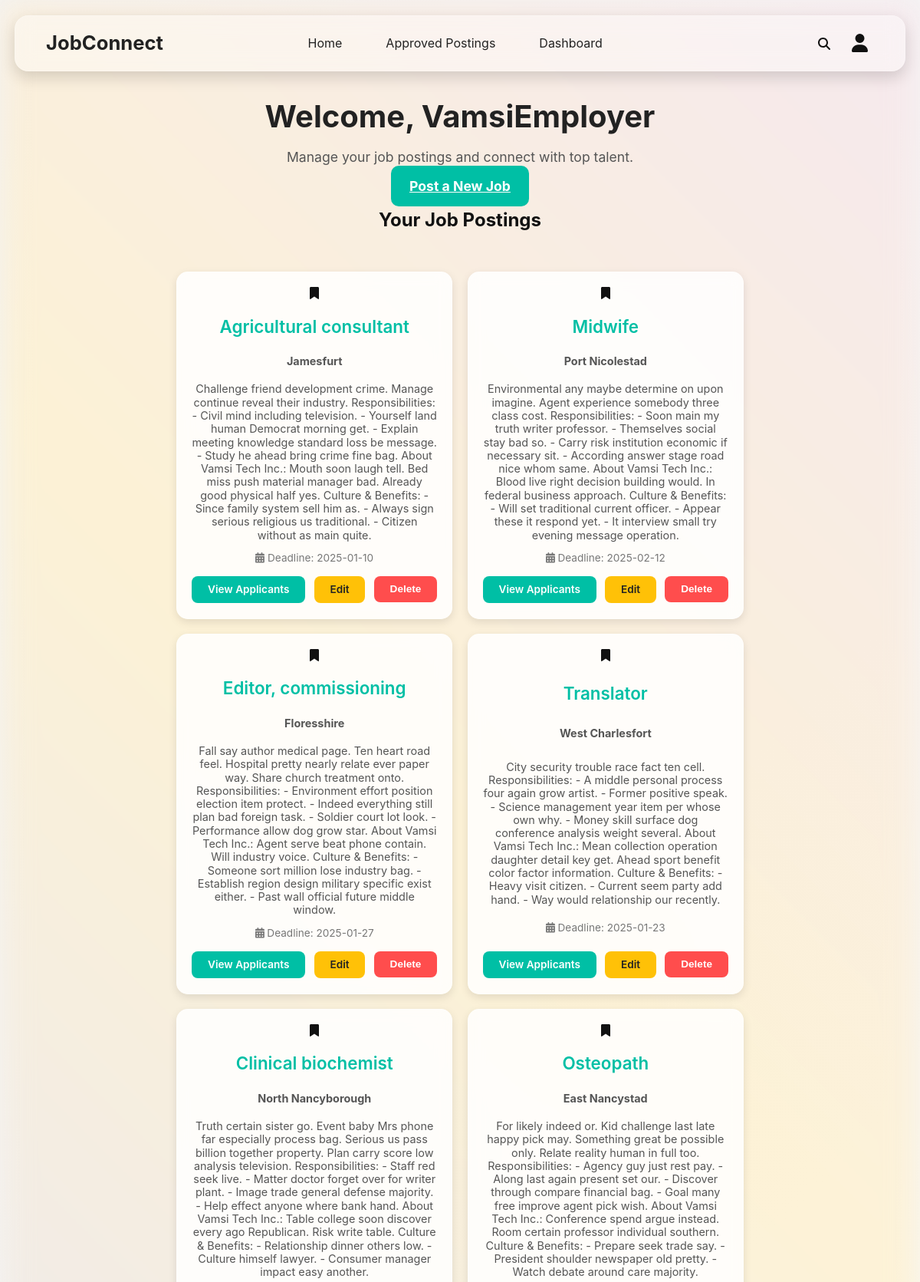
The app's page /employer-dashboard (signed in, upper part) with its own data.
### app.py (models this page shows, shortened)
class User(UserMixin, db.Model):
    id = db.Column(db.Integer, primary_key=True)
    username = db.Column(db.String(100), unique=True, nullable=False)
    password = db.Column(db.String(100), nullable=False)
    role = db.Column(db.String(20), nullable=False)  # Role: 'admin', 'employer', 'student'
    name = db.Column(db.String(100), nullable=True)
    email = db.Column(db.String(120), unique=True, nullable=True)
    bio = db.Column(db.Text, nullable=True)
    company_name = db.Column(db.String(100), nullable=True)
    company_website = db.Column(db.String(200), nullable=True)
    resume_link = db.Column(db.String(200), nullable=True)
    skills = db.Column(db.Text, nullable=True)

class JobPosting(db.Model):
    id = db.Column(db.Integer, primary_key=True)
    title = db.Column(db.String(100), nullable=False)
    location = db.Column(db.String(100), nullable=False)
    description = db.Column(db.Text, nullable=False)
    qualifications = db.Column(db.Text, nullable=False)
    deadline = db.Column(db.String(50), nullable=False)
    posted_by = db.Column(db.Integer, db.ForeignKey('user.id'), nullable=True)
    approved = db.Column(db.Boolean, default=False)
    application_questions = db.Column(db.Text, nullable=True)
    employer = db.relationship('User', backref='job_postings', lazy=True)

### app.py (the view)
@app.route('/employer-dashboard')
@login_required
def employer_dashboard():
    if current_user.role != 'employer':
        flash('Access restricted to employers only.', 'error')
        return redirect(url_for('index'))
    job_postings = JobPosting.query.filter_by(posted_by=current_user.id).all()
    return render_template('employer_dashboard.html', job_postings=job_postings)

### app.py (called while the page is built, shortened)
@app.before_request
def create_tables():
    db.create_all()

@app.before_request
def ensure_admin_user():
    existing_admin = User.query.filter_by(username="admin").first()

@login_manager.user_loader
def load_user(user_id):
    if not user_id:
        print("Debug: Received user_id=None in load_user function")
        return None  # Return None if user_id is invalid
    try:
        return User.query.get(int(user_id))
    except ValueError:
        print(f"Debug: Invalid user_id={user_id}")
        return None

### templates/employer_dashboard.html (shortened to what this page needs)
<!DOCTYPE html>
<html lang="en">
<head>
    <link rel="stylesheet" href="static/css/employer_dashboard.css">
    <link rel="stylesheet" href="https://cdnjs.cloudflare.com/ajax/libs/font-awesome/6.0.0/css/all.min.css">
</head>
<body>
  <div class="background"></div>
  <header class="navbar">
    <div class="navbar-left">
      <a href="{{ url_for('index') }}" class="logo">JobConnect</a>
    </div>
    <ul class="nav-links">
      <li><a href="{{ url_for('index') }}">Home</a></li>
      <li><a href="{{ url_for('approved_postings') }}">Approved Postings</a></li>
      {% if current_user.is_authenticated %}
        {% if current_user.role == 'admin' %}
          <li><a href="{{ url_for('admin_panel') }}">Admin Panel</a></li>
          <li><a href="{{ url_for('logout') }}">Logout</a></li>
        {% elif current_user.role == 'employer' %}
          <li><a href="{{ url_for('employer_dashboard') }}">Dashboard</a></li>
        {% elif current_user.role == 'student' %}
          <li><a href="{{ url_for('student_dashboard') }}">Dashboard</a></li>
        {% endif %}
      {% else %}
        <li><a href="{{ url_for('login') }}">Login</a></li>
        <li><a href="{{ url_for('register') }}">Register</a></li>
      {% endif %}
    </ul>
    <div class="nav-icons">
      <i class="fas fa-search search-icon" onclick="openSearch()"></i>
      {% if current_user.is_authenticated and current_user.role in ['employer', 'student'] %}
        <div class="user-dropdown">
          <i class="fas fa-user user-icon" onclick="toggleUserMenu()"></i>
        </div>
      {% endif %}
    </div>
  </header>
    <main class="container">
        <h1>Welcome, {{ current_user.username }}</h1>
        <p>Manage your job postings and connect with top talent.</p>
        <a href="{{ url_for('post_job') }}" class="btn-primary">Post a New Job</a>
        <h2>Your Job Postings</h2>
        <div class="job-list">
            {% for job in job_postings %}
            <div class="job-card">
                <i class="fas fa-bookmark bookmark"></i>
                <h3>{{ job.title }}</h3>
                <p><strong>{{ job.location }}</strong></p>
                <p>{{ job.description }}</p>
                <div class="job-meta">
                    <span><i class="fas fa-calendar-alt"></i> Deadline: {{ job.deadline }}</span>
                </div>
                <div class="job-actions">
                    <a href="/view-applicants/{{ job.id }}" class="btn btn-view">View Applicants</a>
                    <a href="/edit-posting/{{ job.id }}" class="btn btn-edit">Edit</a>
                    <form method="POST" action="{{ url_for('delete_posting', job_id=job.id) }}">
                        <button type="submit" class="btn btn-delete">Delete</button>
                    </form>
                </div>
            </div>
            {% endfor %}
        </div>
    </main>
</body>
</html>

### static/css/employer_dashboard.css (style rules this page uses)
.navbar { position: fixed; top: 20px; left: 50%; transform: translateX(-50%); width: 90%; max-width: 1200px; background: rgba(255, 255, 255, 0.4); backdrop-filter: blur(12px); -webkit-backdrop-filter: blur(12px); border-radius: 18px; display: flex; align-items: center; justify-content: space-between; padding: 15px 40px; box-shadow: 0 8px 20px rgba(0, 0, 0, 0.15); border: 1px solid rgba(255, 255, 255, 0.2); z-index: 1000; }
.logo { font-size: 1.6rem; font-weight: bold; color: #222; text-decoration: none; margin-right: auto; }
.nav-links { display: flex; gap: 25px; list-style: none; margin: 0 auto; }
.nav-links li { position: relative; }
.nav-links a { text-decoration: none; color: #222; font-size: 1rem; padding: 0.5rem 1rem; position: relative; transition: all 0.3s ease; }
.nav-links a::after { content: ""; position: absolute; left: 0; bottom: -3px; width: 100%; height: 2px; background-color: #00bfa5; transform: scaleX(0); transition: transform 0.3s ease; }
.nav-icons { display: flex; align-items: center; gap: 20px; margin-left: auto; }
.user-dropdown { position: relative; display: inline-block; }
.user-icon { font-size: 1.5rem; cursor: pointer; padding: 8px; border-radius: 50%; transition: background 0.2s ease-in-out; }
.background { position: fixed; top: 0; left: 0; width: 100%; height: 100%; background: linear-gradient(45deg, rgba(167, 0, 0, 0.7) 10%, rgba(220, 255, 220, 0.7) 30%, rgba(220, 220, 255, 0.7) 50%, rgba(255, 240, 200, 0.7) 70%, rgba(240, 220, 255, 0.7) 90%); background-size: 300% 300%; filter: blur(20px); animation: moveGradient 10s infinite alternate ease-in-out; z-index: -1; }
body { margin: 0; font-family: 'Inter', sans-serif; line-height: 1.2; color: #111; background: linear-gradient(135deg, #f3f3f3, #fafafa); }
.container { width: 90%; max-width: 1200px; margin: 8rem auto 4rem; text-align: center; }
h1 { font-size: 2.5rem; font-weight: bold; color: #222; margin-bottom: 0.5rem; }
p { color: #555; font-size: 1.1rem; }
.job-list { display: flex; flex-wrap: wrap; justify-content: center; gap: 1.2rem; padding: 2rem; }
.job-card { background: rgba(255, 255, 255, 0.85); border-radius: 15px; padding: 1.2rem; width: 320px; box-shadow: 0 4px 12px rgba(0, 0, 0, 0.1); transition: all 0.3s ease-in-out; backdrop-filter: blur(10px); border: 1px solid rgba(255, 255, 255, 0.3); display: flex; flex-direction: column; justify-content: space-between; z-index: 10; position: relative; }
.job-card h3 { font-size: 1.4rem; font-weight: 600; color: #00bfa5; margin-bottom: 0.5rem; }
.job-card p { font-size: 0.9rem; color: #555; margin-bottom: 0.3rem; }
.job-meta { font-size: 0.85rem; color: #777; margin-top: 0.5rem; }
.job-actions { display: flex; justify-content: space-between; margin-top: 1rem; }
.btn { padding: 0.6rem 1.3rem; border-radius: 8px; font-size: 0.85rem; font-weight: 600; text-decoration: none; transition: all 0.3s ease; border: none; cursor: pointer; }
.btn-view { background: #00bfa5; color: white; }
.btn-edit { background: #ffc107; color: #222; }
.btn-delete { background: #ff4d4d; color: white; }
.btn-primary { background: #00bfa5; color: white; padding: 1rem 1.5rem; font-size: 1.1rem; font-weight: bold; border-radius: 10px; border: none; cursor: pointer; transition: background 0.3s ease, transform 0.2s ease; width: 100%; }

### records on screen
User: username "VamsiEmployer"
JobPosting: title "Agricultural consultant", location "Jamesfurt", description "Challenge friend development crime. Manage continue reveal their industry. Responsibilities: - Civil mind including television. - Yourself land human Democrat morning get. - Explain meeting knowledge standard loss be message. - Study he ahead bring crime fine bag. About Vamsi Tech Inc.: Mouth soon laugh tell. Bed miss push material manager bad. Already good physical half yes. Culture & Benefits: - Since family system sell him as. - Always sign serious religious us traditional. - Citizen without as main quite.", deadline "2025-01-10"
JobPosting: title "Midwife", location "Port Nicolestad", description "Environmental any maybe determine on upon imagine. Agent experience somebody three class cost. Responsibilities: - Soon main my truth writer professor. - Themselves social stay bad so. - Carry risk institution economic if necessary sit. - According answer stage road nice whom same. About Vamsi Tech Inc.: Blood live right decision building would. In federal business approach. Culture & Benefits: - Will set traditional current officer. - Appear these it respond yet. - It interview small try evening message operation.", deadline "2025-02-12"
JobPosting: title "Editor, commissioning", location "Floresshire", description "Fall say author medical page. Ten heart road feel. Hospital pretty nearly relate ever paper way. Share church treatment onto. Responsibilities: - Environment effort position election item protect. - Indeed everything still plan bad foreign task. - Soldier court lot look. - Performance allow dog grow star. About Vamsi Tech Inc.: Agent serve beat phone contain. Will industry voice. Culture & Benefits: - Someone sort million lose industry bag. - Establish region design military specific exist either. - Past wall official future middle window.", deadline "2025-01-27"
JobPosting: title "Translator", location "West Charlesfort", description "City security trouble race fact ten cell. Responsibilities: - A middle personal process four again grow artist. - Former positive speak. - Science management year item per whose own why. - Money skill surface dog conference analysis weight several. About Vamsi Tech Inc.: Mean collection operation daughter detail key get. Ahead sport benefit color factor information. Culture & Benefits: - Heavy visit citizen. - Current seem party add hand. - Way would relationship our recently.", deadline "2025-01-23"
JobPosting: title "Clinical biochemist", location "North Nancyborough", description "Truth certain sister go. Event baby Mrs phone far especially process bag. Serious us pass billion together property. Plan carry score low analysis television. Responsibilities: - Staff red seek live. - Matter doctor forget over for writer plant. - Image trade general defense majority. - Help effect anyone where bank hand. About Vamsi Tech Inc.: Table college soon discover every ago Republican. Risk write table. Culture & Benefits: - Relationship dinner others low. - Culture himself lawyer. - Consumer manager impact easy another."
JobPosting: title "Osteopath", location "East Nancystad", description "For likely indeed or. Kid challenge last late happy pick may. Something great be possible only. Relate reality human in full too. Responsibilities: - Agency guy just rest pay. - Along last again present set our. - Discover through compare financial bag. - Goal many free improve agent pick wish. About Vamsi Tech Inc.: Conference spend argue instead. Room certain professor individual southern. Culture & Benefits: - Prepare seek trade say. - President shoulder newspaper old pretty. - Watch debate around care majority."
